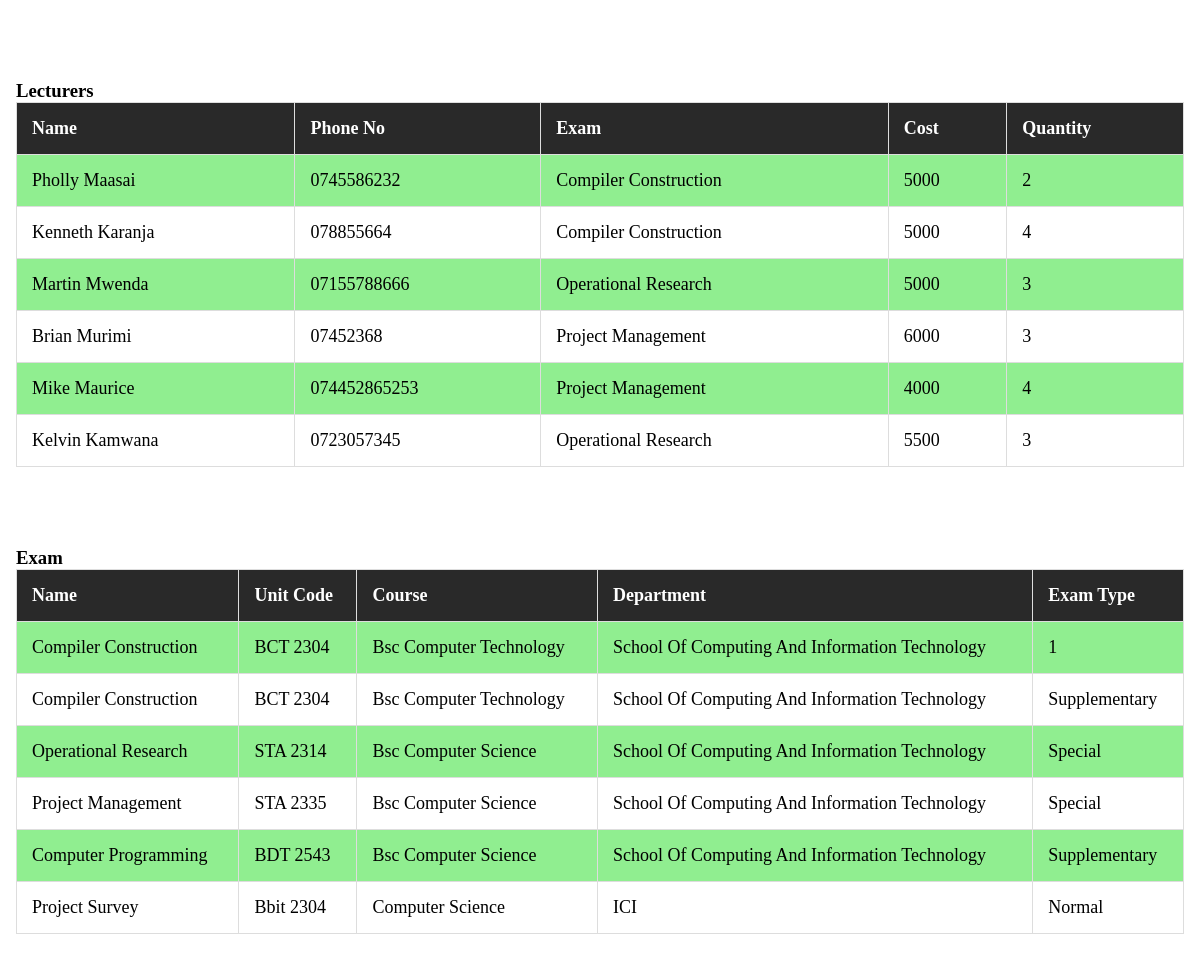
The page / on the database its author committed.
### payroll/models.py (models this page shows, shortened)
class Lecturer(models.Model):
    name = models.CharField(max_length = 100)
    phone_no = models.CharField(max_length = 100)
    exam = models.ForeignKey(Exam, on_delete=models.DO_NOTHING)
    cost = models.IntegerField()
    quantity =  models.IntegerField()

class Exam(models.Model):
    name = models.CharField(max_length = 100)
    unit_code = models.CharField(max_length = 100)
    course = models.CharField(max_length = 50)
    department  =  models.CharField(max_length = 100)
    exam_type = models.CharField(max_length = 100)
    def __str__(self):
        return self.name

### payroll/views.py (the view)
# urls.py: path("", HomePageView.as_view(), name="home"),
class HomePageView(ListView):
    model = Home
    extra_context = {
        "lecturers": Lecturer.objects.all(),
        "exams":Exam.objects.all()
    }
    template_name = "index.html"

### payroll/templates/index.html (shortened to what this page needs)
{% load static %}
<!DOCTYPE html>
<html lang="en">
<head>
    <link rel="stylesheet" href="{% static 'style.css' %}">
</head>
<body>
   <div class="box-wrap" style="padding: 0px 16px;">
    <div class="table-wrap" style="max-width: 1200px;
    margin: 80px auto;
    overflow-x: auto;">
        <table style="border: 1px solid #ddd;border-collapse: collapse;
        width: 100%;">
            <h3>Lecturers</h3>
           <thead>
            <tr>
                <th style="border: 1px solid #ddd; text-align: left;
                font-size: 18px;padding: 15px;
  white-space: nowrap;
                text-transform: capitalize;background: #000000d6;
   color: #fff;">Name </th>
                <th style="border: 1px solid #ddd; text-align: left;
                font-size: 18px;padding: 15px;
  white-space: nowrap;
                text-transform: capitalize;background: #000000d6;
   color: #fff;">Phone No </th>
                <th style="border: 1px solid #ddd; text-align: left;
                font-size: 18px;background: #000000d6;
   color: #fff;padding: 15px;
  white-space: nowrap;
                text-transform: capitalize;">Exam </th>
                <th style="border: 1px solid #ddd; text-align: left;
                font-size: 18px;background: #000000d6;
   color: #fff;padding: 15px;
  white-space: nowrap;
                text-transform: capitalize;">Cost </th>
                <th style="border: 1px solid #ddd; text-align: left;
                font-size: 18px;background: #000000d6;
   color: #fff;padding: 15px;
  white-space: nowrap;
                text-transform: capitalize;">Quantity </th>
             </tr>
           </thead>
           <tbody >
            {% for lecturer in lecturers %}
            <tr style=":nth-child(odd){
                tr:nth-child(-n+3);
                background: #69b2ebcc;
                color: #000;
                font-weight: 500;
              }">
               <td style="border: 1px solid #ddd;text-align: left;
               font-size: 18px;padding: 15px;
  white-space: nowrap;
               text-transform: capitalize;">{{lecturer.name}}</td>
               <td style="border: 1px solid #ddd;text-align: left;
               font-size: 18px;padding: 15px;
  white-space: nowrap;
               text-transform: capitalize;">{{lecturer.phone_no}}</td>
               <td style="border: 1px solid #ddd;text-align: left;
               font-size: 18px;padding: 15px;
  white-space: nowrap;
               text-transform: capitalize;">{{lecturer.exam}}</td>
               <td style="border: 1px solid #ddd;text-align: left;
               font-size: 18px;padding: 15px;
  white-space: nowrap;
               text-transform: capitalize;">{{lecturer.cost}}</td>
               <td style="border: 1px solid #ddd;text-align: left;
               font-size: 18px;padding: 15px;
  white-space: nowrap;
               text-transform: capitalize;">{{lecturer.quantity}}</td>
            </tr>
            {% endfor %}
           </tbody>
       </table>
    </div>
   </div>
   <div class="box-wrap" style="padding: 0px 16px;">
    <div class="table-wrap" style="max-width: 1200px;
    margin: 80px auto;
    overflow-x: auto;">
        <table style="border: 1px solid #ddd;border-collapse: collapse;
        width: 100%;">
            <h3>Exam</h3>
           <thead>
            <tr>
                <th style="border: 1px solid #ddd; text-align: left;
                font-size: 18px;padding: 15px;
  white-space: nowrap;
                text-transform: capitalize;background: #000000d6;
   color: #fff;">Name </th>
                <th style="border: 1px solid #ddd; text-align: left;
                font-size: 18px;padding: 15px;
  white-space: nowrap;
                text-transform: capitalize;background: #000000d6;
   color: #fff;">Unit Code </th>
                <th style="border: 1px solid #ddd; text-align: left;
                font-size: 18px;background: #000000d6;
   color: #fff;padding: 15px;
  white-space: nowrap;
                text-transform: capitalize;">Course </th>
                <th style="border: 1px solid #ddd; text-align: left;
                font-size: 18px;background: #000000d6;
   color: #fff;padding: 15px;
  white-space: nowrap;
                text-transform: capitalize;">Department </th>
                <th style="border: 1px solid #ddd; text-align: left;
                font-size: 18px;background: #000000d6;
   color: #fff;padding: 15px;
  white-space: nowrap;
                text-transform: capitalize;">Exam type </th>
             </tr>
           </thead>
           <tbody >
            {% for exam in exams %}
            <tr style=":nth-child(odd){
                tr:nth-child(-n+3);
                background: #69b2ebcc;
                color: #000;
                font-weight: 500;
              }">
               <td style="border: 1px solid #ddd;text-align: left;
               font-size: 18px;padding: 15px;
  white-space: nowrap;
               text-transform: capitalize;">{{exam.name}}</td>
               <td style="border: 1px solid #ddd;text-align: left;
               font-size: 18px;padding: 15px;
  white-space: nowrap;
               text-transform: capitalize;">{{exam.unit_code}}</td>
               <td style="border: 1px solid #ddd;text-align: left;
               font-size: 18px;padding: 15px;
  white-space: nowrap;
               text-transform: capitalize;">{{exam.course}}</td>
               <td style="border: 1px solid #ddd;text-align: left;
               font-size: 18px;padding: 15px;
  white-space: nowrap;
               text-transform: capitalize;">{{exam.department}}</td>
               <td style="border: 1px solid #ddd;text-align: left;
               font-size: 18px;padding: 15px;
  white-space: nowrap;
               text-transform: capitalize;">{{exam.exam_type}}</td>
            </tr>
            {% endfor %}
           </tbody>
       </table>
    </div>
   </div>
</body>
</html>

### payroll/static/style.css (style rules this page uses)
* { margin: 0; padding: 0; }
.table-wrap { max-width: 800px; margin: 80px auto; overflow-x: auto; }
table, td, th { border: 1px solid #ddd; text-align: left; font-size: 18px; text-transform: capitalize; }
th { background: #000000d6; color: #fff; }
table { border-collapse: collapse; width: 100%; }
th, td { padding: 15px; white-space: nowrap; }
table tbody tr:nth-child(odd) { background: lightgreen; color: #000; font-weight: 500; }
.box-wrap { padding: 0px 16px; }

### rows shown on the page
Lecturer: name "Pholly Maasai", phone_no "0745586232", exam "Compiler Construction", cost "5000", quantity "2"
Lecturer: name "Kenneth Karanja", phone_no "078855664", exam "Compiler Construction", cost "5000", quantity "4"
Lecturer: name "Martin Mwenda", phone_no "07155788666", exam "Operational Research", cost "5000", quantity "3"
Lecturer: name "Brian Murimi", phone_no "07452368", exam "Project Management", cost "6000", quantity "3"
Lecturer: name "Mike Maurice", phone_no "074452865253", exam "Project Management", cost "4000", quantity "4"
Lecturer: name "Kelvin Kamwana", phone_no "0723057345", exam "Operational Research", cost "5500", quantity "3"
Exam: name "Compiler Construction", unit_code "BCT 2304", course "Bsc Computer Technology", department "School Of Computing And Information Technology", exam_type "1"
Exam: name "Compiler Construction", unit_code "BCT 2304", course "Bsc Computer Technology", department "School Of Computing And Information Technology", exam_type "Supplementary"
Exam: name "Operational Research", unit_code "STA 2314", course "Bsc Computer Science", department "School Of Computing And Information Technology", exam_type "Special"
Exam: name "Project Management", unit_code "STA 2335", course "Bsc Computer Science", department "School Of Computing And Information Technology", exam_type "Special"
Exam: name "Computer Programming", unit_code "BDT 2543", course "Bsc Computer Science", department "School Of Computing And Information Technology", exam_type "Supplementary"
Exam: name "Project Survey", unit_code "Bbit 2304", course "Computer Science", department "ICI", exam_type "Normal"
